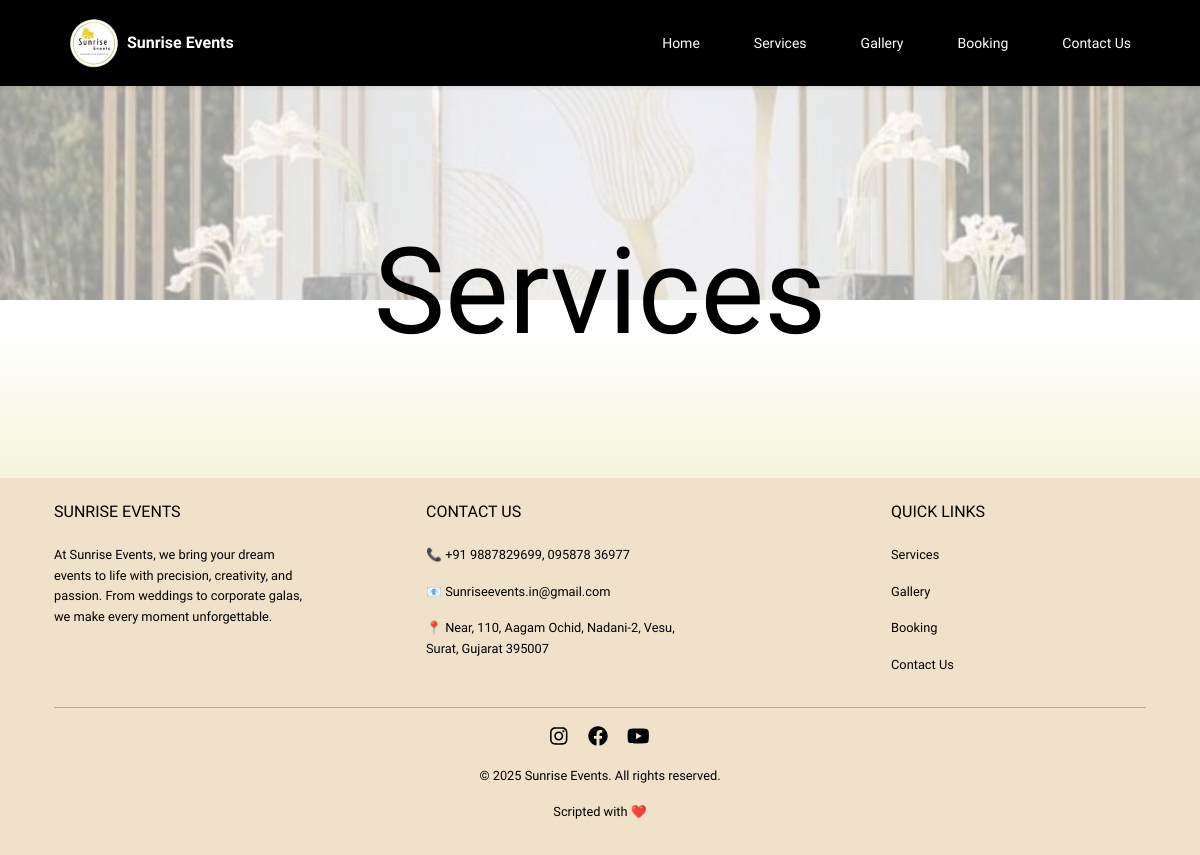
/services/, run on an earlier commit of the app's database.
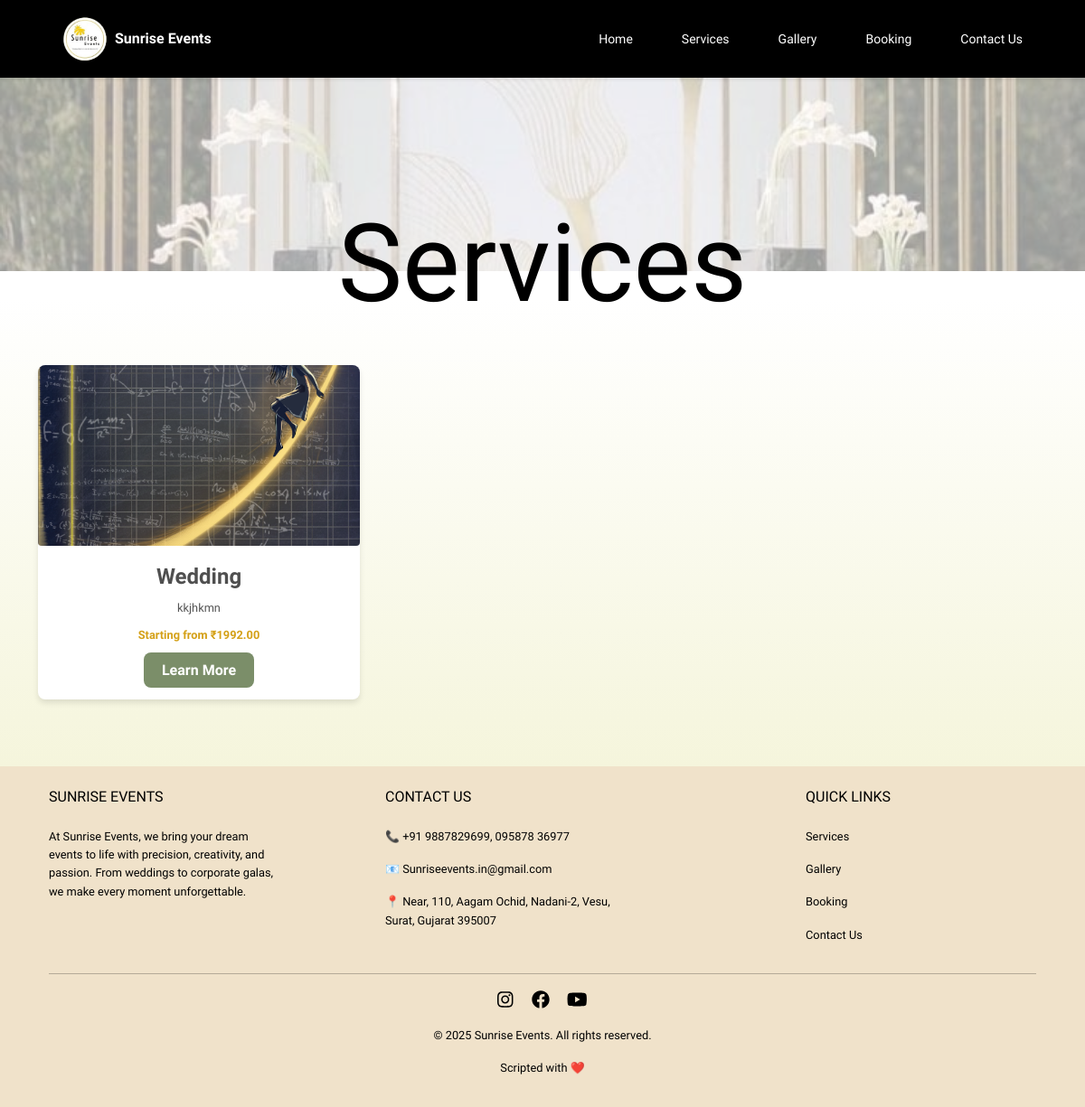
And on a later commit of the database.
### events/models.py (models this page shows, shortened)
class Service(models.Model):
    title = models.CharField(max_length=200)
    description = models.TextField()
    price_starts_from = models.DecimalField(max_digits=10, decimal_places=2)
    image = models.ImageField(upload_to='services/')
    is_active = models.BooleanField(default=True)

### events/views.py (the view)
# urls.py: path('services/', views.ServiceListView.as_view(), name='services'),
class ServiceListView(ListView):
    model = Service
    template_name = 'events/services.html'
    context_object_name = 'services'
    queryset = Service.objects.filter(is_active=True)

### events/templates/events/services.html (shortened to what this page needs)
{% extends 'base.html' %}
{% load static %}
{% block content %}
<section class="hero-section position-relative text-center text-white d-flex align-items-center justify-content-center"
         style="background: url('{% static 'images/img2.jpg' %}') center/cover no-repeat; height: 300px; margin-top: 0px;">
    <div class="overlay" style="position: absolute; inset: 0; background: rgba(255, 255, 255, 0.6);"></div>
    <div class="container position-relative z-2 d-flex flex-column align-items-center">
        <h1 class="services-title">Services</h1>
    </div>
</section>
<section class="py-4" style="background-color: #F5F5DC; background: linear-gradient(to bottom, rgba(245, 245, 220, 0) 0%, rgba(245, 245, 220, 1) 100%); margin-top: 30px !important;">
    <div class="container">
        <div class="row g-4">
            {% for service in services %}
            <div class="col-12 col-sm-6 col-lg-4">
                <div class="service-item">
                    <img src="{{ service.image.url }}" alt="{{ service.title }}" class="img-fluid rounded">
                    <div class="service-content">
                        <h2 class="service-title">{{ service.title }}</h2>
                        <p class="service-description">{{ service.description|truncatewords:30 }}</p>
                        <p class="service-price">Starting from ₹{{ service.price_starts_from }}</p>
                        <a href="{% url 'events:service_detail' service.pk %}" class="book-now-btn">Learn More</a>
                    </div>
                </div>
            </div>
            {% endfor %}
        </div>
    </div>
</section>
{% endblock %}

What changed in the data, as far as the page shows it:
added Service: image (picture), title "Wedding", description "kkjhkmn", price_starts_from "1992.00"
